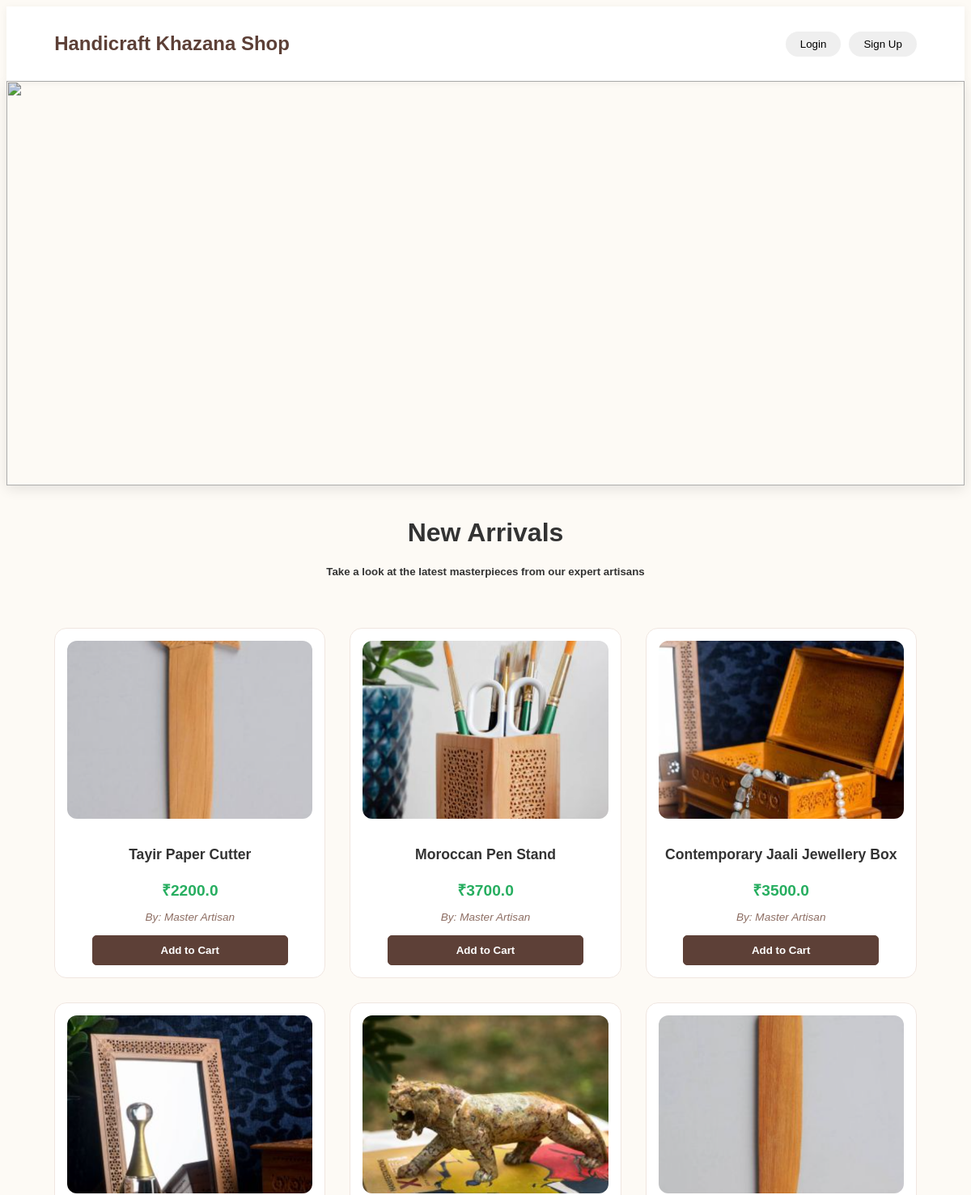
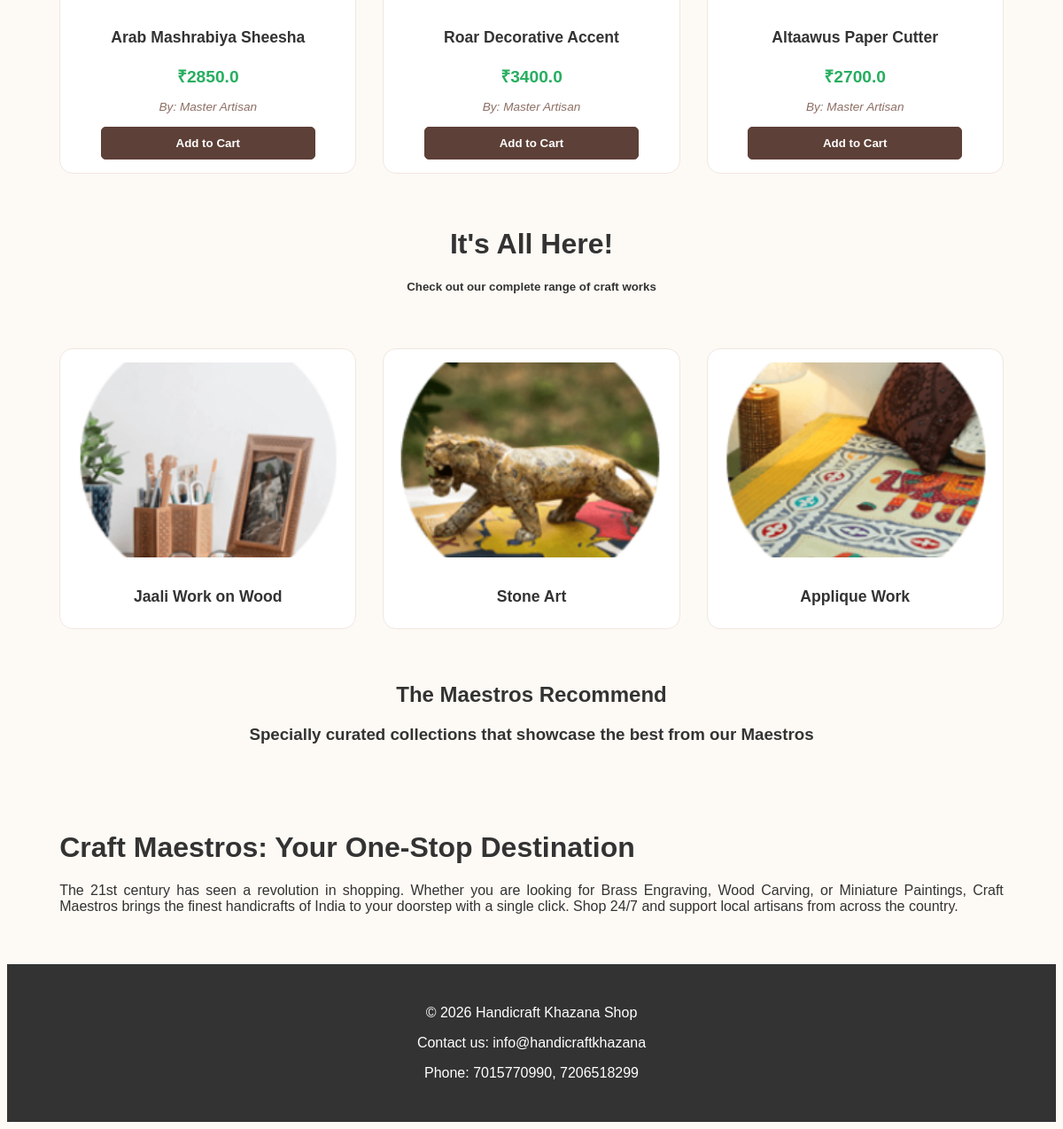
The page / on the database its author committed (2 pictures, top to bottom).
### handicraftapp/models.py (models this page shows, shortened)
class Product(models.Model):
    category = models.ForeignKey('Category', on_delete=models.CASCADE)
    seller = models.ForeignKey(User, on_delete=models.CASCADE, related_name='products', null=True)
    name = models.CharField(max_length=200)
    price = models.FloatField()
    image = models.ImageField(upload_to='products/', blank=True, null=True)
    created_at = models.DateTimeField(auto_now_add=True)

class Category(models.Model):
    name = models.CharField(max_length=100)
    image = models.ImageField(upload_to='categories/', blank=True, null=True)

### handicraftapp/views.py (the view)
# urls.py: path('', views.home_view, name='home'),
def home_view(request):
    products = Product.objects.all()
    categories = Category.objects.all()
    new_arrivals = Product.objects.order_by('-created_at')[:7]
    cart = request.session.get('cart', {})
    cart_count = sum(item['quantity'] for item in cart.values())
    return render(request, 'main_home.html', {
        'products': products,
        'categories': categories,
        'new_arrivals': new_arrivals,
        'cart_count': cart_count
    })

### templates/main_home.html (shortened to what this page needs)
{% load static %}
<!DOCTYPE html>
<html lang="en">
<head>
    <link rel="stylesheet" href="{% static 'styles.css' %}">
    <link rel="stylesheet" href="{% static 'styles1.css' %}">
</head>
<body>
<header class="top-header">
    <h1>Handicraft Khazana Shop</h1>
    <div class="nav-buttons">
        {% if user.is_authenticated %}
            <span class="welcome">Hii! {{ user.username }}</span>
            <a href="{% url 'logout' %}">
                <button class="btn">Logout</button>
            </a>
            <a href="{% url 'cart' %}">
                <button class="btn">🛒 Cart ({{ cart_count }})</button>
            </a>
            {% if user.userprofile.role == 'seller' %}
                <a href="{% url 'seller_dashboard' %}">
                    <button class="btn" style="background-color: #27ae60; color: white;">📊 Dashboard</button>
                </a>
            {% endif %}
        {% else %}
            <a href="{% url 'login' %}"><button class="btn">Login</button></a>
            <a href="{% url 'signup' %}"><button class="btn">Sign Up</button></a>
        {% endif %}
    </div>
</header>
    <div class="slider">
        <figure>
            <div class="slide"><img src="{% static 'pictures/a1.png' %}" alt=""></div>
        </figure>
    </div>
    <center><h1>New Arrivals</h1></center>
    <center><h5>Take a look at the latest masterpieces from our expert artisans</h5></center>
    <section id="products">
        {% for product in new_arrivals %}
        <article class="product">
            {% if product.image %}
                <img src="{{ product.image.url }}" alt="{{ product.name }}">
            {% else %}
                <img src="{% static 'pictures/default.png' %}" alt="No Image">
            {% endif %}
            <h2>{{ product.name }}</h2>
            <p class="price">₹{{ product.price }}</p>
            <p class="seller-info">
                By: {{ product.seller.first_name|default:"Master Artisan" }}
            </p>
            <a href="{% url 'add_to_cart' product.id %}">
                <button class="cart">Add to Cart</button>
            </a>
        </article>
        {% empty %}
            <p style="text-align:center; grid-column: 1 / -1;">No products available</p>
        {% endfor %}
    </section>
    <center><h1>It's All Here!</h1></center>
    <center><h5>Check out our complete range of craft works</h5></center>
    <section id="products1">
        {% for category in categories %}
        <article class="product">
            <a href="{% url 'category' category.id %}">
                {% if category.image %}
                    <img src="{{ category.image.url }}" alt="{{ category.name }}">
                {% else %}
                    <img src="{% static 'pictures/default.png' %}" alt="No Image">
                {% endif %}
            </a>
            <h2>{{ category.name }}</h2>
        </article>
        {% endfor %}
    </section>
    <section>
        <center><h1>The Maestros Recommend</h1></center>
        <center><h3>Specially curated collections that showcase the best from our Maestros</h3></center>
    </section>
    <div style="padding: 40px 5%;">
        <h1>Craft Maestros: Your One-Stop Destination</h1>
        <p style="text-align: justify;">
            The 21st century has seen a revolution in shopping. Whether you are looking for Brass Engraving, Wood Carving,
            or Miniature Paintings, Craft Maestros brings the finest handicrafts of India to your doorstep with a single click.
            Shop 24/7 and support local artisans from across the country.
        </p>
    </div>
    <footer>
        <div class="footer-content">
          <p>&copy; 2026 Handicraft Khazana Shop</p>
          <p>Contact us: info@handicraftkhazana</p>
          <p>Phone: 7015770990, 7206518299</p>
        </div>
    </footer>
</body>
</html>

### static/styles.css (style rules this page uses)
:root { --primary: #5d4037; --secondary: #8d6e63; --accent: #27ae60; --bg: #fdfaf5; --card-bg: #ffffff; --text: #333; --shadow: 0 10px 20px rgba(0,0,0,0.08); }
body { font-family: 'Poppins', sans-serif; background-color: var(--bg); color: var(--text); overflow-x: hidden; }
.top-header { background: var(--card-bg); padding: 1rem 5%; display: flex; justify-content: space-between; align-items: center; position: sticky; top: 0; z-index: 1000; box-shadow: 0 2px 10px rgba(0,0,0,0.05); }
.top-header h1 { color: var(--primary); font-size: 1.5rem; }
.nav-buttons { display: flex; align-items: center; gap: 10px; }
.nav-buttons .btn { padding: 8px 18px; border: none; border-radius: 50px; font-weight: 500; cursor: pointer; transition: all 0.3s ease; white-space: nowrap; }
#products, #products1 { display: grid; grid-template-columns: repeat(auto-fill, minmax(260px, 1fr)); gap: 30px; padding: 40px 5%; }
.product { background: var(--card-bg); border-radius: 15px; padding: 15px; text-align: center; transition: all 0.4s cubic-bezier(0.175, 0.885, 0.32, 1.275); border: 1px solid #f0e6e0; }
.product img { width: 100%; height: 220px; object-fit: cover; border-radius: 12px; margin-bottom: 15px; }
.product h2 { font-size: 1.1rem; margin-bottom: 10px; }
.price { color: var(--accent); font-weight: 700; font-size: 1.2rem; margin-bottom: 5px; }
.seller-info { font-size: 0.85rem; color: var(--secondary); font-style: italic; margin-bottom: 15px; }
.product button { width: 80%; padding: 10px 5px; border: 1px solid var(--primary); border-radius: 5px; background: transparent; color: var(--primary); font-weight: 600; cursor: pointer; transition: 0.3s; }
.product button.cart { background: var(--primary); color: white; }
footer { text-align: center; padding: 30px; background: #333; color: white; }

### static/styles1.css (style rules this page uses)
.slider { width: 100%; height: 500px; overflow: hidden; position: relative; box-shadow: 0 4px 15px rgba(0,0,0,0.1); }
figure { position: relative; left: 0; width: 400%; height: 100%; margin: 0; display: flex; animation: 20s slide-with-pause infinite ease-in-out; }
.slide { width: 25%; height: 100%; }
.slide img { width: 100%; height: 100%; object-fit: cover; filter: brightness(0.9); }
h1, h5, .product { animation: fadeUp 0.8s ease forwards; }

### rows shown on the page
Product: image (picture), name "Tayir Paper Cutter", price "2200.0", seller.first_name "Master Artisan"
Product: image (picture), name "Moroccan Pen Stand", price "3700.0", seller.first_name "Master Artisan"
Product: image (picture), name "Contemporary Jaali Jewellery Box", price "3500.0", seller.first_name "Master Artisan"
Product: image (picture), name "Arab Mashrabiya Sheesha", price "2850.0", seller.first_name "Master Artisan"
Product: image (picture), name "Roar Decorative Accent", price "3400.0", seller.first_name "Master Artisan"
Product: image (picture), name "Altaawus Paper Cutter", price "2700.0", seller.first_name "Master Artisan"
Category: image (picture), name "Jaali Work on Wood"
Category: image (picture), name "Stone Art"
Category: image (picture), name "Applique Work"
